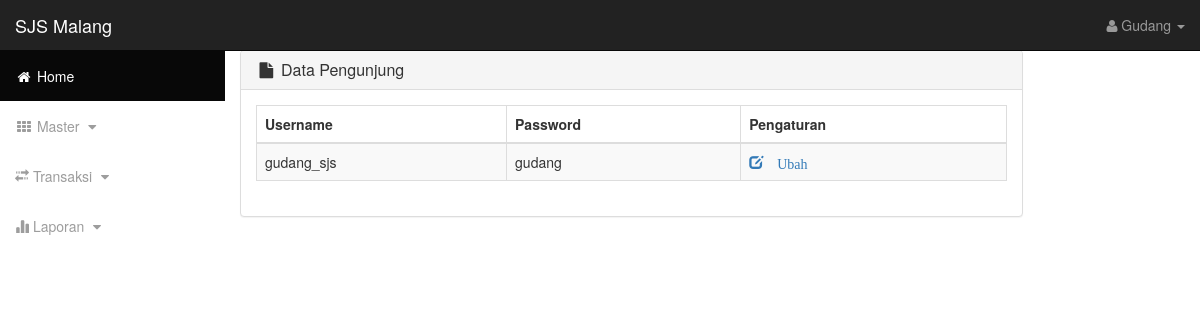
The page /data_access/index.php (signed in) on the database its author committed.
### tables this page shows
CREATE TABLE `pegawai` (
  `nip` varchar(10) NOT NULL,
  `id_jabatan` varchar(10) DEFAULT NULL,
  `username` varchar(20) DEFAULT NULL,
  `nama_pegawai` varchar(50) DEFAULT NULL,
  `jk_pegawai` varchar(10) DEFAULT NULL,
  `alamat_pegawai` varchar(100) DEFAULT NULL,
  `phone_pegawai` varchar(15) DEFAULT NULL,
  PRIMARY KEY (`nip`),
  KEY `fk_akses` (`username`),
  KEY `fk_memiliki_jabatan` (`id_jabatan`),
  CONSTRAINT `fk_akses` FOREIGN KEY (`username`) REFERENCES `user` (`username`) ON DELETE CASCADE ON UPDATE CASCADE,
  CONSTRAINT `fk_memiliki_jabatan` FOREIGN KEY (`id_jabatan`) REFERENCES `jabatan` (`id_jabatan`) ON DELETE CASCADE ON UPDATE CASCADE
);

CREATE TABLE `user` (
  `username` varchar(20) NOT NULL,
  `password` varchar(20) DEFAULT NULL,
  `level` varchar(20) DEFAULT NULL,
  PRIMARY KEY (`username`)
);

### data_access/index.php (the view, shortened to what this page needs)
<?php include('../header_gudang/header_pengunjung.php'); ?>
<div class="col-lg-10">
                       <div class="panel panel-default">
                           <div class="panel-heading">
                               <h3 class="panel-title"><i class="fa fa-file fa-fw"></i> Data Pengunjung </h3>
                           </div>
                           <div class="panel-body">
                               <div class="table-responsive">
                                   <table class="table table-bordered table-hover table-striped">
                                       <thead>
                                       <tr>
		<th>Username</th>
		<th>Password</th>
		<th>Pengaturan</th>
							</tr>
								</thead>
	<?php
	$query = mysql_query("SELECT * FROM user where level='gudang'") or die(mysql_error());
	if(mysql_num_rows($query) == 0){
		echo '<tr><td colspan="5">Tidak ada data!</td></tr>';
	}else{
		while($data = mysql_fetch_assoc($query)){
			echo '<tr>';
				echo '<td>'.$data['username'].'</td>';
				echo '<td>'.$data['password'].'</td>';
				echo '<td><a href="edit.php?id='.$data['username'].'"><span class="glyphicon glyphicon-edit">&nbsp;Ubah</span> </a>
				</td>';
			echo '</tr>';
		}
	}
	?>
					</table>
					</div>
                           </div>
                       </div>
                   </div>

### header_gudang/header_pengunjung.php (shortened to what this page needs)
<?php
if ( !isset($_SESSION['username']) ) {
    header('location:login.php');
}
else {
    $username = $_SESSION['username'];
}
$query = mysql_query("SELECT *   FROM pegawai INNER JOIN user on pegawai.username=user.username WHERE pegawai.username='$username'");
$hasil = mysql_fetch_array($query);
?>
<!DOCTYPE html>
<html lang="en">
<head>
    <link href="../assets/css/bootstrap.min.css" rel="stylesheet">
    <link href="../assets/css/sb-admin.css" rel="stylesheet">
    <link href="../assets/css/plugins/morris.css" rel="stylesheet">
    <link href="../assets/font-awesome/css/font-awesome.min.css" rel="stylesheet" type="text/css">
</head>
<body>
 <div id="wrapper">
        <nav class="navbar navbar-inverse navbar-fixed-top" role="navigation">
            <div class="navbar-header">
                <a class="navbar-brand" href="../background.php">SJS Malang</a>
            </div>
            <ul class="nav navbar-right top-nav">
                <li class="dropdown">
                    <a href="#" class="dropdown-toggle" data-toggle="dropdown"><i class="fa fa-user">
                    </i><?php echo '&nbsp'. $hasil['nama_pegawai'];?> <b class="caret"></b></a>
                </li>
            </ul>
            <div class="collapse navbar-collapse navbar-ex1-collapse">
                <ul class="nav navbar-nav side-nav">
                    <li class="active">
                        <a href="../index.php"><i class="fa fa-fw fa-home"></i> Home</a>
                    </li>
                    <li>
                     <a href="javascript:;" data-toggle="collapse" data-target="#gudang1"><i class="fa fa-fw fa-th"></i> Master <i class="fa fa-fw fa-caret-down"></i></a>
                    </li>
                    <li>
                     <a href="javascript:;" data-toggle="collapse" data-target="#gudang2"><i class="glyphicon glyphicon-transfer"></i>&nbsp;Transaksi <i class="fa fa-fw fa-caret-down"></i></a>
                    </li>
                     <li>
                     <a href="javascript:;" data-toggle="collapse" data-target="#gudang3"><i class="glyphicon glyphicon-stats"></i>&nbsp;Laporan <i class="fa fa-fw fa-caret-down"></i></a>
                    </li>
            </div>
        </nav>
</body>
</html>

### assets/css/sb-admin.css (style rules this page uses)
body { margin-top: 100px; background-color: #fff; }
@media (min-width:768px) { body { margin-top: 50px; } }
#wrapper { padding-left: 0; }
@media (min-width:768px) { #wrapper { padding-left: 225px; } }
.top-nav { padding: 0 15px; }
.top-nav>li { display: inline-block; float: left; }
.top-nav>li>a { padding-top: 15px; padding-bottom: 15px; line-height: 20px; color: #999; }
@media (min-width:768px) { .side-nav { position: fixed; top: 51px; left: 225px; width: 225px; margin-left: -225px; border: none; border-radius: 0; overflow-y: auto; background-color: #fff; bottom: 0; overflow-x: hidden; padding-bottom: 40px; } }
@media (min-width:768px) { .side-nav>li>a { width: 225px; } }

### rows shown on the page
pegawai: nama_pegawai "Gudang"
user: username "gudang_sjs", password "gudang"
